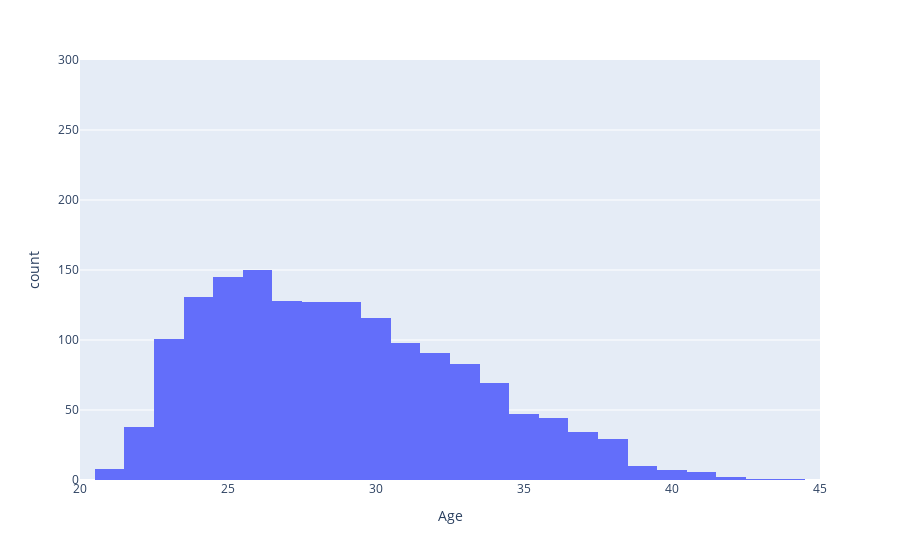

Write notebook code for a chart like this one.
### Code cell
qb_fig = px.histogram(pass1000, x = 'Age')
qb_fig.update_yaxes(range = [0,300])
qb_fig.update_xaxes(range = [20, 45])
qb_fig.show()

### Figure 1 — Plotly figure (JSON) as saved in the notebook; plotly's stock layout.template omitted (floating-point values rounded to 4 significant figures; data arrays with more than 128 entries replaced by an {"elided": "..."} marker saying what was removed)
{"data": [{"alignmentgroup": "True", "bingroup": "x", "hovertemplate": "Age=%{x}<br>count=%{y}<extra></extra>", "legendgroup": "", "marker": {"color": "#636efa", "pattern": {"shape": ""}}, "name": "", "offsetgroup": "", "orientation": "v", "showlegend": false, "type": "histogram", "x": {"elided": "1593 int values"}, "xaxis": "x", "yaxis": "y"}], "layout": {"barmode": "relative", "legend": {"tracegroupgap": 0}, "margin": {"t": 60}, "xaxis": {"anchor": "y", "domain": [0, 1], "range": [20, 45], "title": {"text": "Age"}}, "yaxis": {"anchor": "x", "domain": [0, 1], "range": [0, 300], "title": {"text": "count"}}}}
